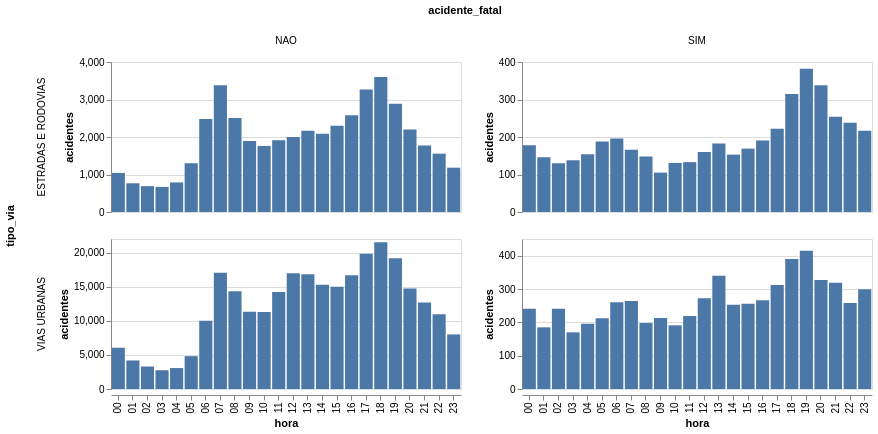

The notebook cell this image was saved under:
### Code cell
sinistros.group_by('hora', 'tipo_via', 'acidente_fatal').agg(pl.len().alias('acidentes')) \
    .with_columns(pl.col('hora').cast(pl.String).str.zfill(2)) \
    .plot.bar(x='hora', 
              y=alt.Y('acidentes').stack(None), 
              column=alt.Column(**get_col_order('acidente_fatal')), 
              row='tipo_via') \
    .properties(height=150, width=350) \
    .resolve_scale(y='independent')

### Figure 1 — Vega-Lite specification as saved in the notebook (floating-point values rounded to 4 significant figures)
{"config": {"view": {"continuousWidth": 300, "continuousHeight": 300}}, "data": {"name": "data-6744aadd4032f2ea57a8dde24183f8a3"}, "mark": {"type": "bar", "tooltip": true}, "encoding": {"column": {"field": "acidente_fatal", "sort": ["NAO", "SIM"]}, "row": {"field": "tipo_via", "type": "nominal"}, "x": {"field": "hora", "type": "nominal"}, "y": {"field": "acidentes", "stack": null, "type": "quantitative"}}, "height": 150, "params": [{"name": "param_1e9efca18e7a2868", "select": {"type": "interval", "encodings": ["x", "y"]}, "bind": "scales"}], "resolve": {"scale": {"y": "independent"}}, "width": 350, "$schema": "https://vega.github.io/schema/vega-lite/v6.4.1.json", "datasets": {"data-6744aadd4032f2ea57a8dde24183f8a3": [{"hora": "07", "tipo_via": "ESTRADAS E RODOVIAS", "acidente_fatal": "NAO", "acidentes": 3381}, {"hora": "20", "tipo_via": "ESTRADAS E RODOVIAS", "acidente_fatal": "SIM", "acidentes": 338}, {"hora": "18", "tipo_via": "ESTRADAS E RODOVIAS", "acidente_fatal": "SIM", "acidentes": 315}, {"hora": "06", "tipo_via": "ESTRADAS E RODOVIAS", "acidente_fatal": "NAO", "acidentes": 2478}, {"hora": "12", "tipo_via": "ESTRADAS E RODOVIAS", "acidente_fatal": "NAO", "acidentes": 1998}, {"hora": "12", "tipo_via": "VIAS URBANAS", "acidente_fatal": "SIM", "acidentes": 272}, {"hora": "11", "tipo_via": "VIAS URBANAS", "acidente_fatal": "NAO", "acidentes": 14235}, {"hora": "04", "tipo_via": "VIAS URBANAS", "acidente_fatal": "NAO", "acidentes": 3072}, {"hora": "05", "tipo_via": "VIAS URBANAS", "acidente_fatal": "SIM", "acidentes": 212}, {"hora": "18", "tipo_via": "ESTRADAS E RODOVIAS", "acidente_fatal": "NAO", "acidentes": 3602}, {"hora": "23", "tipo_via": "VIAS URBANAS", "acidente_fatal": "NAO", "acidentes": 8005}, {"hora": "05", "tipo_via": "ESTRADAS E RODOVIAS", "acidente_fatal": "NAO", "acidentes": 1300}, {"hora": "16", "tipo_via": "VIAS URBANAS", "acidente_fatal": "SIM", "acidentes": 266}, {"hora": "09", "tipo_via": "ESTRADAS E RODOVIAS", "acidente_fatal": "SIM", "acidentes": 105}, {"hora": "22", "tipo_via": "ESTRADAS E RODOVIAS", "acidente_fatal": "NAO", "acidentes": 1556}, {"hora": "13", "tipo_via": "VIAS URBANAS", "acidente_fatal": "SIM", "acidentes": 340}, {"hora": "09", "tipo_via": "ESTRADAS E RODOVIAS", "acidente_fatal": "NAO", "acidentes": 1896}, {"hora": "16", "tipo_via": "ESTRADAS E RODOVIAS", "acidente_fatal": "NAO", "acidentes": 2578}, {"hora": "15", "tipo_via": "VIAS URBANAS", "acidente_fatal": "NAO", "acidentes": 14981}, {"hora": "19", "tipo_via": "ESTRADAS E RODOVIAS", "acidente_fatal": "SIM", "acidentes": 382}, {"hora": "00", "tipo_via": "ESTRADAS E RODOVIAS", "acidente_fatal": "NAO", "acidentes": 1042}, {"hora": "08", "tipo_via": "VIAS URBANAS", "acidente_fatal": "SIM", "acidentes": 198}, {"hora": "11", "tipo_via": "VIAS URBANAS", "acidente_fatal": "SIM", "acidentes": 219}, {"hora": "09", "tipo_via": "VIAS URBANAS", "acidente_fatal": "SIM", "acidentes": 213}, {"hora": "21", "tipo_via": "VIAS URBANAS", "acidente_fatal": "SIM", "acidentes": 319}, {"hora": "17", "tipo_via": "VIAS URBANAS", "acidente_fatal": "NAO", "acidentes": 19824}, {"hora": "04", "tipo_via": "ESTRADAS E RODOVIAS", "acidente_fatal": "NAO", "acidentes": 788}, {"hora": "13", "tipo_via": "VIAS URBANAS", "acidente_fatal": "NAO", "acidentes": 16825}, {"hora": "15", "tipo_via": "ESTRADAS E RODOVIAS", "acidente_fatal": "SIM", "acidentes": 169}, {"hora": "02", "tipo_via": "VIAS URBANAS", "acidente_fatal": "NAO", "acidentes": 3295}, {"hora": "06", "tipo_via": "ESTRADAS E RODOVIAS", "acidente_fatal": "SIM", "acidentes": 196}, {"hora": "01", "tipo_via": "VIAS URBANAS", "acidente_fatal": "SIM", "acidentes": 185}, {"hora": "19", "tipo_via": "VIAS URBANAS", "acidente_fatal": "NAO", "acidentes": 19188}, {"hora": "07", "tipo_via": "ESTRADAS E RODOVIAS", "acidente_fatal": "SIM", "acidentes": 166}, {"hora": "02", "tipo_via": "ESTRADAS E RODOVIAS", "acidente_fatal": "SIM", "acidentes": 130}, {"hora": "11", "tipo_via": "ESTRADAS E RODOVIAS", "acidente_fatal": "NAO", "acidentes": 1914}, {"hora": "15", "tipo_via": "VIAS URBANAS", "acidente_fatal": "SIM", "acidentes": 256}, {"hora": "10", "tipo_via": "VIAS URBANAS", "acidente_fatal": "NAO", "acidentes": 11279}, {"hora": "13", "tipo_via": "ESTRADAS E RODOVIAS", "acidente_fatal": "SIM", "acidentes": 183}, {"hora": "23", "tipo_via": "ESTRADAS E RODOVIAS", "acidente_fatal": "SIM", "acidentes": 217}, {"hora": "12", "tipo_via": "ESTRADAS E RODOVIAS", "acidente_fatal": "SIM", "acidentes": 160}, {"hora": "00", "tipo_via": "VIAS URBANAS", "acidente_fatal": "SIM", "acidentes": 241}, {"hora": "07", "tipo_via": "VIAS URBANAS", "acidente_fatal": "NAO", "acidentes": 17064}, {"hora": "09", "tipo_via": "VIAS URBANAS", "acidente_fatal": "NAO", "acidentes": 11341}, {"hora": "21", "tipo_via": "ESTRADAS E RODOVIAS", "acidente_fatal": "NAO", "acidentes": 1771}, {"hora": "06", "tipo_via": "VIAS URBANAS", "acidente_fatal": "NAO", "acidentes": 10010}, {"hora": "03", "tipo_via": "VIAS URBANAS", "acidente_fatal": "NAO", "acidentes": 2754}, {"hora": "08", "tipo_via": "ESTRADAS E RODOVIAS", "acidente_fatal": "NAO", "acidentes": 2508}, {"hora": "23", "tipo_via": "VIAS URBANAS", "acidente_fatal": "SIM", "acidentes": 299}, {"hora": "17", "tipo_via": "ESTRADAS E RODOVIAS", "acidente_fatal": "SIM", "acidentes": 222}, {"hora": "16", "tipo_via": "ESTRADAS E RODOVIAS", "acidente_fatal": "SIM", "acidentes": 191}, {"hora": "07", "tipo_via": "VIAS URBANAS", "acidente_fatal": "SIM", "acidentes": 264}, {"hora": "11", "tipo_via": "ESTRADAS E RODOVIAS", "acidente_fatal": "SIM", "acidentes": 133}, {"hora": "15", "tipo_via": "ESTRADAS E RODOVIAS", "acidente_fatal": "NAO", "acidentes": 2302}, {"hora": "21", "tipo_via": "VIAS URBANAS", "acidente_fatal": "NAO", "acidentes": 12685}, {"hora": "01", "tipo_via": "VIAS URBANAS", "acidente_fatal": "NAO", "acidentes": 4186}, {"hora": "10", "tipo_via": "ESTRADAS E RODOVIAS", "acidente_fatal": "SIM", "acidentes": 131}, {"hora": "05", "tipo_via": "VIAS URBANAS", "acidente_fatal": "NAO", "acidentes": 4817}, {"hora": "18", "tipo_via": "VIAS URBANAS", "acidente_fatal": "SIM", "acidentes": 390}, {"hora": "02", "tipo_via": "ESTRADAS E RODOVIAS", "acidente_fatal": "NAO", "acidentes": 690}, {"hora": "22", "tipo_via": "VIAS URBANAS", "acidente_fatal": "NAO", "acidentes": 10947}, {"hora": "23", "tipo_via": "ESTRADAS E RODOVIAS", "acidente_fatal": "NAO", "acidentes": 1182}, {"hora": "00", "tipo_via": "VIAS URBANAS", "acidente_fatal": "NAO", "acidentes": 6050}, {"hora": "16", "tipo_via": "VIAS URBANAS", "acidente_fatal": "NAO", "acidentes": 16698}, {"hora": "01", "tipo_via": "ESTRADAS E RODOVIAS", "acidente_fatal": "NAO", "acidentes": 766}, {"hora": "14", "tipo_via": "VIAS URBANAS", "acidente_fatal": "SIM", "acidentes": 253}, {"hora": "03", "tipo_via": "ESTRADAS E RODOVIAS", "acidente_fatal": "SIM", "acidentes": 138}, {"hora": "19", "tipo_via": "ESTRADAS E RODOVIAS", "acidente_fatal": "NAO", "acidentes": 2890}, {"hora": "14", "tipo_via": "VIAS URBANAS", "acidente_fatal": "NAO", "acidentes": 15296}, {"hora": "22", "tipo_via": "VIAS URBANAS", "acidente_fatal": "SIM", "acidentes": 258}, {"hora": "08", "tipo_via": "VIAS URBANAS", "acidente_fatal": "NAO", "acidentes": 14331}, {"hora": "01", "tipo_via": "ESTRADAS E RODOVIAS", "acidente_fatal": "SIM", "acidentes": 146}, {"hora": "20", "tipo_via": "ESTRADAS E RODOVIAS", "acidente_fatal": "NAO", "acidentes": 2198}, {"hora": "02", "tipo_via": "VIAS URBANAS", "acidente_fatal": "SIM", "acidentes": 241}, {"hora": "03", "tipo_via": "ESTRADAS E RODOVIAS", "acidente_fatal": "NAO", "acidentes": 669}, {"hora": "04", "tipo_via": "VIAS URBANAS", "acidente_fatal": "SIM", "acidentes": 196}, {"hora": "14", "tipo_via": "ESTRADAS E RODOVIAS", "acidente_fatal": "NAO", "acidentes": 2085}, {"hora": "08", "tipo_via": "ESTRADAS E RODOVIAS", "acidente_fatal": "SIM", "acidentes": 148}, {"hora": "21", "tipo_via": "ESTRADAS E RODOVIAS", "acidente_fatal": "SIM", "acidentes": 254}, {"hora": "10", "tipo_via": "VIAS URBANAS", "acidente_fatal": "SIM", "acidentes": 191}, {"hora": "06", "tipo_via": "VIAS URBANAS", "acidente_fatal": "SIM", "acidentes": 260}, {"hora": "10", "tipo_via": "ESTRADAS E RODOVIAS", "acidente_fatal": "NAO", "acidentes": 1757}, {"hora": "22", "tipo_via": "ESTRADAS E RODOVIAS", "acidente_fatal": "SIM", "acidentes": 238}, {"hora": "20", "tipo_via": "VIAS URBANAS", "acidente_fatal": "SIM", "acidentes": 327}, {"hora": "17", "tipo_via": "VIAS URBANAS", "acidente_fatal": "SIM", "acidentes": 312}, {"hora": "20", "tipo_via": "VIAS URBANAS", "acidente_fatal": "NAO", "acidentes": 14744}, {"hora": "13", "tipo_via": "ESTRADAS E RODOVIAS", "acidente_fatal": "NAO", "acidentes": 2164}, {"hora": "05", "tipo_via": "ESTRADAS E RODOVIAS", "acidente_fatal": "SIM", "acidentes": 188}, {"hora": "18", "tipo_via": "VIAS URBANAS", "acidente_fatal": "NAO", "acidentes": 21523}, {"hora": "19", "tipo_via": "VIAS URBANAS", "acidente_fatal": "SIM", "acidentes": 415}, {"hora": "03", "tipo_via": "VIAS URBANAS", "acidente_fatal": "SIM", "acidentes": 170}, {"hora": "00", "tipo_via": "ESTRADAS E RODOVIAS", "acidente_fatal": "SIM", "acidentes": 178}, {"hora": "14", "tipo_via": "ESTRADAS E RODOVIAS", "acidente_fatal": "SIM", "acidentes": 153}, {"hora": "12", "tipo_via": "VIAS URBANAS", "acidente_fatal": "NAO", "acidentes": 16983}, {"hora": "17", "tipo_via": "ESTRADAS E RODOVIAS", "acidente_fatal": "NAO", "acidentes": 3267}, {"hora": "04", "tipo_via": "ESTRADAS E RODOVIAS", "acidente_fatal": "SIM", "acidentes": 154}]}}
